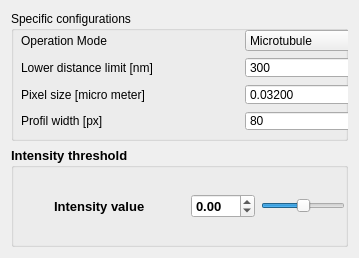
            <widget class="QWidget" name="tab_4">
             <property name="minimumSize">
              <size>
               <width>0</width>
               <height>0</height>
              </size>
             </property>
             <attribute name="icon">
              <iconset>
               <normaloff>:/icon/icons/settings48.png</normaloff>:/icon/icons/settings48.png</iconset>
             </attribute>
             <attribute name="title">
              <string>Config</string>
             </attribute>
             <layout class="QVBoxLayout" name="verticalLayout_4">
              <item>
               <widget class="QGroupBox" name="groupBox_config">
                <property name="sizePolicy">
                 <sizepolicy hsizetype="Preferred" vsizetype="Minimum">
                  <horstretch>0</horstretch>
                  <verstretch>0</verstretch>
                 </sizepolicy>
                </property>
                <property name="minimumSize">
                 <size>
                  <width>0</width>
                  <height>130</height>
                 </size>
                </property>
                <property name="title">
                 <string>Specific configurations</string>
                </property>
                <widget class="QWidget" name="gridLayoutWidget">
                 <property name="geometry">
                  <rect>
                   <x>10</x>
                   <y>19</y>
                   <width>891</width>
                   <height>101</height>
                  </rect>
                 </property>
                 <layout class="QGridLayout" name="gridLayout">
                  <item row="0" column="0">
                   <widget class="QLabel" name="label_distance_threshold">
                    <property name="text">
                     <string>Operation Mode</string>
                    </property>
                   </widget>
                  </item>
                  <item row="1" column="2">
                   <widget class="QLabel" name="label_upper_lim">
                    <property name="text">
                     <string>Upper distance limit [nm]</string>
                    </property>
                    <property name="wordWrap">
                     <bool>false</bool>
                    </property>
                   </widget>
                  </item>
                  <item row="1" column="1">
                   <widget class="QSpinBox" name="spinBox_lower_limit">
                    <property name="enabled">
                     <bool>true</bool>
                    </property>
                    <property name="maximum">
                     <number>1000</number>
                    </property>
                    <property name="value">
                     <number>300</number>
                    </property>
                   </widget>
                  </item>
                  <item row="1" column="0">
                   <widget class="QLabel" name="label_lower_lim">
                    <property name="text">
                     <string>Lower distance limit [nm]</string>
                    </property>
                   </widget>
                  </item>
                  <item row="0" column="1">
                   <widget class="QComboBox" name="comboBox_operation_mode">
                    <item>
                     <property name="text">
                      <string>Microtubule</string>
                     </property>
                    </item>
                    <item>
                     <property name="text">
                      <string>SNC</string>
                     </property>
                    </item>
                    <item>
                     <property name="text">
                      <string>SNC one channel</string>
                     </property>
                    </item>
                   </widget>
                  </item>
                  <item row="0" column="2">
                   <widget class="QLabel" name="label_blur">
                    <property name="text">
                     <string>Gaussian blur</string>
                    </property>
                   </widget>
                  </item>
                  <item row="1" column="3">
                   <widget class="QSpinBox" name="spinBox_upper_limit">
                    <property name="enabled">
                     <bool>true</bool>
                    </property>
                    <property name="maximum">
                     <number>99999</number>
                    </property>
                    <property name="value">
                     <number>800</number>
                    </property>
                   </widget>
                  </item>
                  <item row="0" column="3">
                   <widget class="QSpinBox" name="spinBox_gaussian_blur">
                    <property name="maximum">
                     <number>999</number>
                    </property>
                    <property name="singleStep">
                     <number>1</number>
                    </property>
                    <property name="value">
                     <number>20</number>
                    </property>
                   </widget>
                  </item>
                  <item row="2" column="1">
                   <widget class="QDoubleSpinBox" name="spinBox_px_size">
                    <property name="decimals">
                     <number>5</number>
                    </property>
                    <property name="value">
                     <double>0.032000000000000</double>
                    </property>
                   </widget>
                  </item>
                  <item row="2" column="2">
                   <widget class="QLabel" name="label_3">
                    <property name="text">
                     <string>Spline parameter</string>
                    </property>
                   </widget>
                  </item>
                  <item row="2" column="0">
                   <widget class="QLabel" name="px_size_label">
                    <property name="text">
                     <string>Pixel size [micro meter]</string>
                    </property>
                   </widget>
                  </item>
                  <item row="2" column="3">
                   <widget class="QDoubleSpinBox" name="doubleSpinBox_spline_parameter">
                    <property name="minimum">
                     <double>0.010000000000000</double>
                    </property>
                    <property name="maximum">
                     <double>3.000000000000000</double>
                    </property>
                    <property name="singleStep">
                     <double>0.100000000000000</double>
                    </property>
                    <property name="value">
                     <double>0.320000000000000</double>
                    </property>
                   </widget>
                  </item>
                  <item row="3" column="0">
                   <widget class="QLabel" name="label_4">
                    <property name="text">
                     <string>Profil width [px]</string>
                    </property>
                   </widget>
                  </item>
                  <item row="3" column="1">
                   <widget class="QSpinBox" name="spinBox_profil_width">
                    <property name="maximum">
                     <number>200</number>
                    </property>
                    <property name="value">
                     <number>80</number>
                    </property>
                    <property name="displayIntegerBase">
                     <number>10</number>
                    </property>
                   </widget>
                  </item>
                 </layout>
                </widget>
               </widget>
              </item>
              <item>
               <widget class="QGroupBox" name="groupBox_config_calibration">
                <property name="sizePolicy">
                 <sizepolicy hsizetype="Preferred" vsizetype="Minimum">
                  <horstretch>0</horstretch>
                  <verstretch>0</verstretch>
                 </sizepolicy>
                </property>
                <property name="minimumSize">
                 <size>
                  <width>0</width>
                  <height>100</height>
                 </size>
                </property>
                <property name="font">
                 <font>
                  <pointsize>10</pointsize>
                  <weight>75</weight>
                  <bold>true</bold>
                 </font>
                </property>
                <property name="title">
                 <string>Intensity threshold</string>
                </property>
                <property name="flat">
                 <bool>true</bool>
                </property>
                <layout class="QHBoxLayout" name="horizontalLayout_12">
                 <property name="leftMargin">
                  <number>0</number>
                 </property>
                 <property name="topMargin">
                  <number>0</number>
                 </property>
                 <property name="rightMargin">
                  <number>0</number>
                 </property>
                 <property name="bottomMargin">
                  <number>0</number>
                 </property>
                 <item>
                  <layout class="QHBoxLayout" name="horizontalLayout_2">
                   <item>
                    <spacer name="horizontalSpacer_3">
                     <property name="orientation">
                      <enum>Qt::Horizontal</enum>
                     </property>
                     <property name="sizeType">
                      <enum>QSizePolicy::Minimum</enum>
                     </property>
                     <property name="sizeHint" stdset="0">
                      <size>
                       <width>40</width>
                       <height>20</height>
                      </size>
                     </property>
                    </spacer>
                   </item>
                   <item>
                    <widget class="QLabel" name="label">
                     <property name="text">
                      <string>Intensity value</string>
                     </property>
                    </widget>
                   </item>
                   <item>
                    <spacer name="horizontalSpacer_2">
                     <property name="orientation">
                      <enum>Qt::Horizontal</enum>
                     </property>
                     <property name="sizeType">
                      <enum>QSizePolicy::Minimum</enum>
                     </property>
                     <property name="sizeHint" stdset="0">
                      <size>
                       <width>40</width>
                       <height>20</height>
                      </size>
                     </property>
                    </spacer>
                   </item>
                   <item>
                    <widget class="QDoubleSpinBox" name="doubleSpinBox_intensity_threshold">
                     <property name="minimum">
                      <double>-10.000000000000000</double>
                     </property>
                     <property name="maximum">
                      <double>10.000000000000000</double>
                     </property>
                     <property name="singleStep">
                      <double>0.100000000000000</double>
                     </property>
                     <property name="value">
                      <double>0.000000000000000</double>
                     </property>
                    </widget>
                   </item>
                   <item>
                    <widget class="QSlider" name="horizontalSlider_intensity_threshold">
                     <property name="minimum">
                      <number>-100</number>
                     </property>
                     <property name="maximum">
                      <number>100</number>
                     </property>
                     <property name="value">
                      <number>0</number>
                     </property>
                     <property name="orientation">
                      <enum>Qt::Horizontal</enum>
                     </property>
                    </widget>
                   </item>
                  </layout>
                 </item>
                </layout>
               </widget>
              </item>
             </layout>
            </widget>
